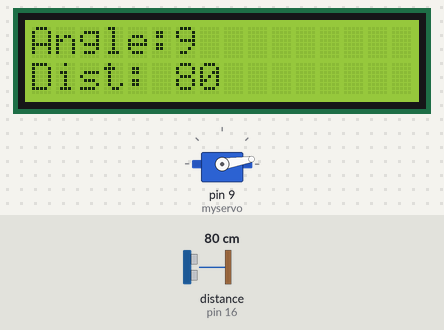
A sketch run on a simulated Arduino Uno, built with avr-gcc and run on an emulated ATmega328P. Parts: servo, 16×2 character LCD. Wiring (inferred from the names in the program): ultrasonic range finder: trigger pin 15; echo pin 16. Inputs (shaded band) come from the test bench; at power-on: distance to the obstacle (sensor on pin 16) 80 cm. The echo pulse lasts 58.3 µs per cm.

Above: at 1.27 s.
1.3 s: distance to the obstacle (sensor on pin 16) set to 12 cm
At 2.63 s:
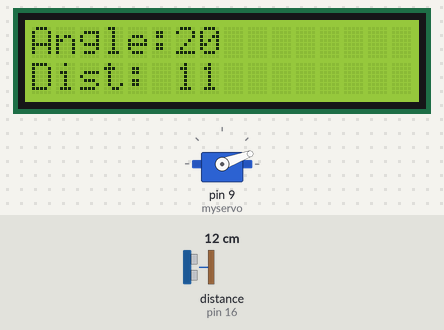
2.9 s: distance to the obstacle (sensor on pin 16) set to 9 cm
At 3.01 s:
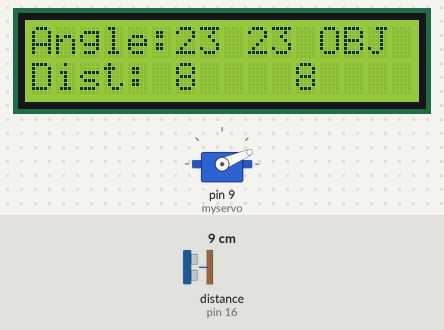
4.7 s: distance to the obstacle (sensor on pin 16) set to 2 cm
At 5.12 s:
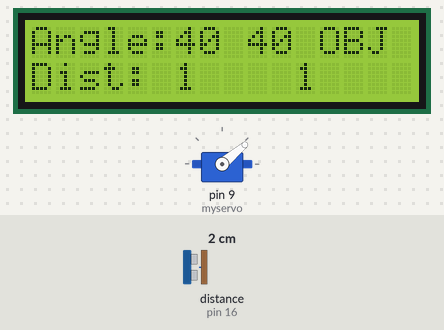
Timing chart, 0 to 24.0 s (numbered marks = the images above; inputs shaded):
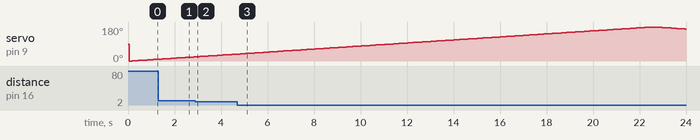

Measured:
- the behaviour switches between 11 and 10 cm on distance to the obstacle (sensor on pin 16) (found by bisection; images 1 and 2)
- after the input at 2.9 s, the display: changes after 0.10 s (image 2)
- by itself, servo on pin 9 (myservo): rises from 36° to 180° in 17.8 s, then falls to 169° in 1.5 s

The sketch:

sketch_feb10d.ino
```cpp
const int pingPin = 15;
const int echoPin = 16;

#include <LiquidCrystal.h>
const int rs = 12, en = 11, d4 = 5, d5 = 4, d6 = 3, d7 = 2;
LiquidCrystal lcd(rs, en, d4, d5, d6, d7);

// comment
#include <Servo.h>
Servo myservo;

int pos = 0;
long cm = 0;

void setup()
{
  myservo.attach(9);
  lcd.begin(16, 2);

  lcd.setCursor(0,0);
  lcd.print("Angle:");
  lcd.setCursor(0,1);
  lcd.print("Dist:");
}

long getUltrasonicvalue()
{
  long duration;

  pinMode(pingPin, OUTPUT);
  digitalWrite(pingPin, LOW);
  delayMicroseconds(2);
  digitalWrite(pingPin, HIGH);
  delayMicroseconds(10);
  digitalWrite(pingPin, LOW);

  pinMode(echoPin, INPUT);
  duration = pulseIn(echoPin, HIGH);

  return duration / 29 / 2;
}
      int lastangle=0;
      int lastdist=0;
void loop()
{
  for (pos = 0; pos <= 180; pos++)
  {
    myservo.write(pos);
    delay(40);

    cm = getUltrasonicvalue();

    lcd.setCursor(6,0);
    lcd.print("    ");
    lcd.setCursor(6,0);
    lcd.print(pos);

    lcd.setCursor(6,1);
    lcd.print("    ");
    lcd.setCursor(6,1);
    lcd.print(cm);

    if (cm < 10)
    {
      lastangle=pos;
      lastdist=cm;
      lcd.setCursor(12,0);
      lcd.print("OBJ");
    }
    if(lastangle!=0)
    {
    lcd.setCursor(9,0);
    lcd.print(lastangle);
    lcd.setCursor(11,1);
    lcd.print(lastdist);
    }
    else
    {
      lcd.setCursor(12,0);
      lcd.print("   ");
    }

    delay(80);
  }

  for (pos = 180; pos >= 0; pos--)
  {
    myservo.write(pos);
    delay(40);

    cm = getUltrasonicvalue();

    lcd.setCursor(6,0);
    lcd.print("    ");
    lcd.setCursor(6,0);
    lcd.print(pos);

    lcd.setCursor(6,1);
    lcd.print("    ");
    lcd.setCursor(6,1);
    lcd.print(cm);

    if (cm < 10)
    {
      lastangle=pos;
      lastdist=cm;
      lcd.setCursor(12,0);
      lcd.print("OBJ");
    }
    if(lastangle!=0)
    {
    lcd.setCursor(9,0);
    lcd.print(lastangle);
    lcd.setCursor(11,1);
    lcd.print(lastdist);
    }
    else
    {
      lcd.setCursor(12,0);
      lcd.print("   ");
    }

    delay(80);
  }
}
```
